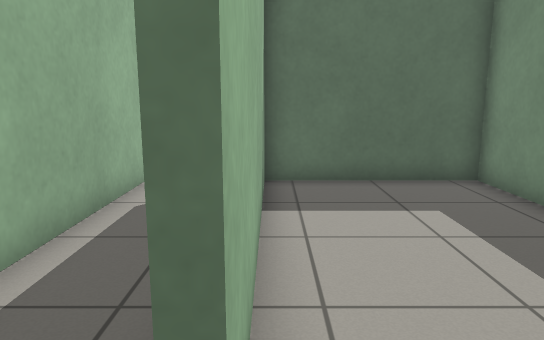
[1] (above)

17 first-person views from a walk through a world built for the Gazebo simulator. The camera is 0.99 m above the floor, tilts 10° down and sees 70° across. The floor is counted in squares, 0.5 m on a side. Each view is taken from the middle of a square. On the plan, view 1 faces up. The plan holds only what a view shows up to about 19 squares ahead; the rest is blank.

[2]
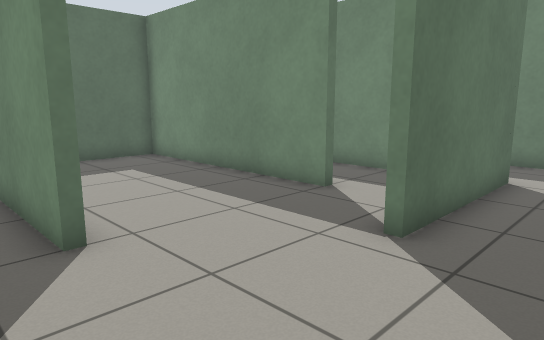

[3]
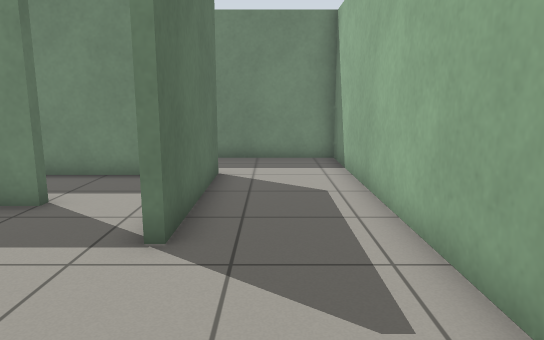

[4]
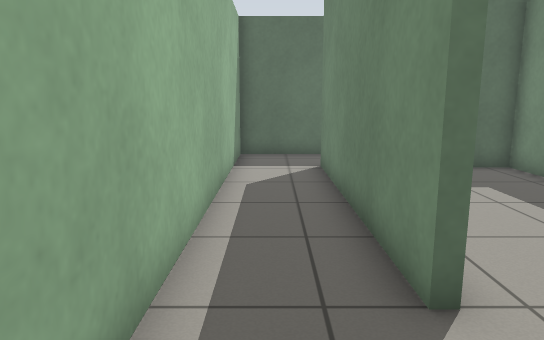

[5]
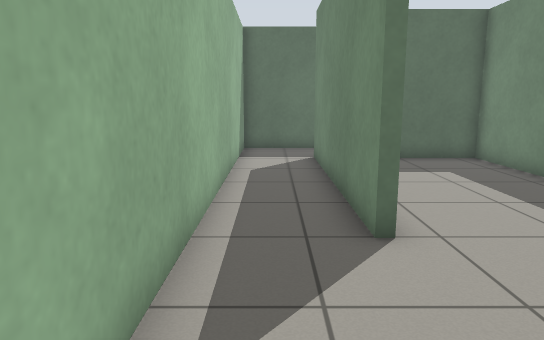

[6]
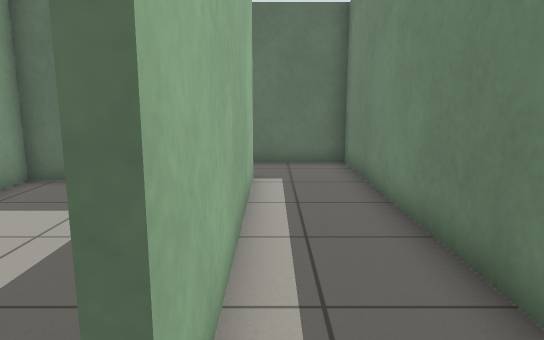

[7]
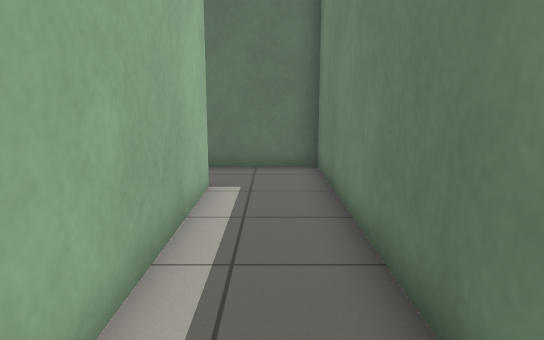

[8]
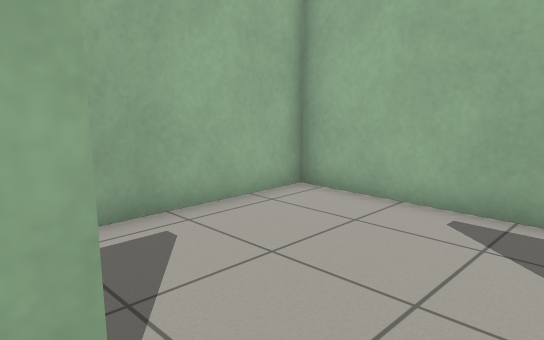

[9]
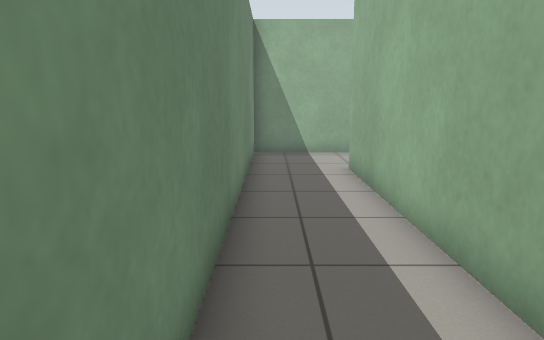

[10]
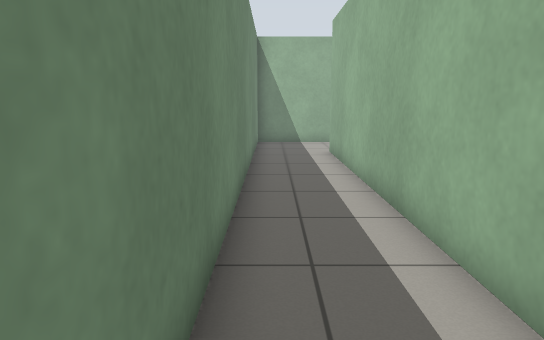

[11]
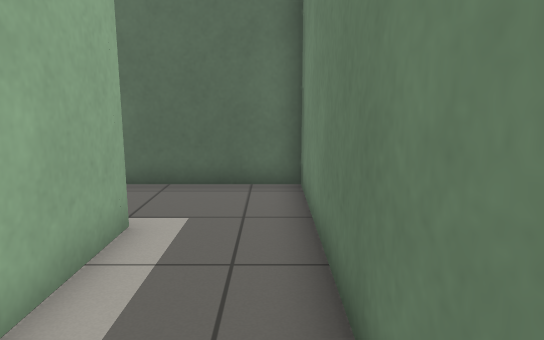

[12]
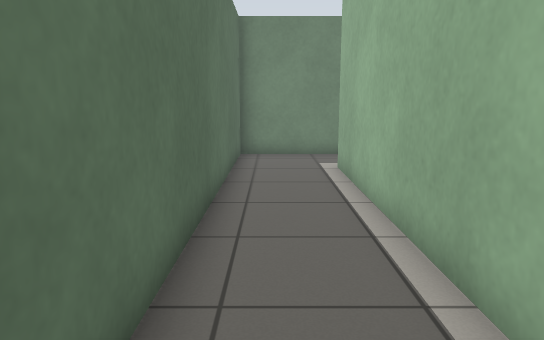

[13]
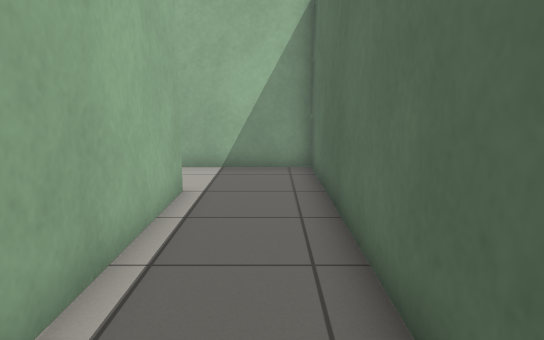

[14]
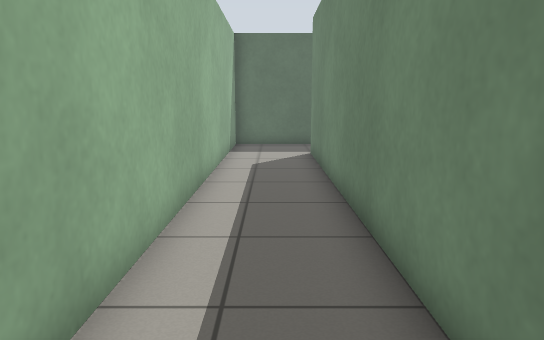

[15]
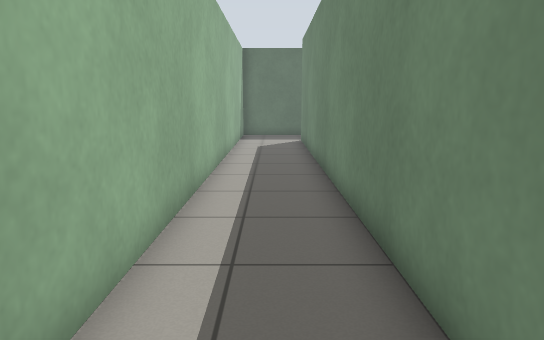

[16]
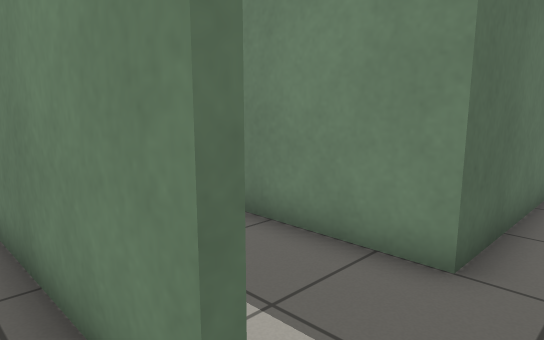

[17]
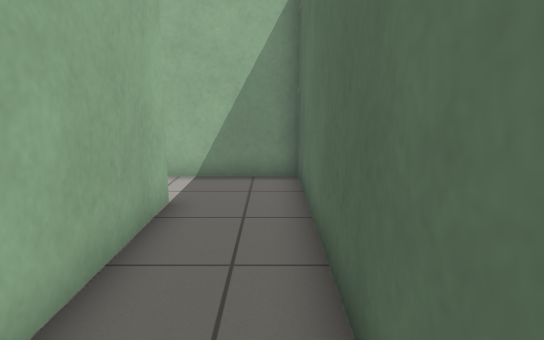

### Floor plan
Points are (right, up) in squares from view 1. A wall is a line through its corners. A room is listed if a view was taken in it or the views show most of it. See-through windows are left out.
Room 1 (views 1, 2, 3, 4, 5, 6, 7, 8, 9, 10, 11, 12, 13, 14, 15, 17)
walls: (-0.5, 1.4) (-0.5, 10) (4.4, 10); (8.4, 0.5) (8.4, 12.7) (-3.2, 12.7) (-3.2, -5.2) (11.7, -5.2) (11.7, 16.2) (-6.7, 16.2) (-6.7, -4.9); (5.5, 10) (5.5, 1.5) (5.2, 1.5) (5.2, 9.6) (-0.2, 9.6) (-0.2, 1.4); (1, -5.5) (-3.5, -5.5) (-3.5, 13) (8.7, 13) (8.7, -1.5) (3.2, -1.5) (3.2, -1.2) (3.8, -1.2)
Room 2 (view 16)
walls: (-7, -5.6) (-7, -0.6)

Positions as (right, up) in squares from view 1, and headings:
1: (0, 0), facing up
2: (-2, -4), facing up-right
3: (-2, -3), facing right
4: (-2, -2), facing up
5: (-2, -4), facing up
6: (6, 0), facing up
7: (7, 1), facing up
8: (4, 1), facing down-left
9: (11, 10), facing down
10: (11, 14), facing down
11: (11, 7), facing up
12: (-3, 15), facing right
13: (5, 15), facing left
14: (-5, -2), facing up
15: (-5, -7), facing up
16: (-8, -7), facing up-right
17: (7, 12), facing left
